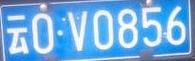
#> input picture single_plate/云OV0856.jpg, 195 x 61 px; its folder holds only this picture in this run
$ python expanddata.py
#> lines starting #> are read from the running program, lines starting #| are printed output that depends on the picture
#!/usr/bin/env python
# coding=utf-8
#扩展数据集至原来20倍
import os
import cv2
import numpy as np
from math import *
import random

index = {"京": 0, "沪": 1, "津": 2, "渝": 3, "冀": 4, "晋": 5, "蒙": 6, "辽": 7, "吉": 8, "黑": 9, "苏": 10, "浙": 11, "皖": 12,
         "闽": 13, "赣": 14, "鲁": 15, "豫": 16, "鄂": 17, "湘": 18, "粤": 19, "桂": 20, "琼": 21, "川": 22, "贵": 23, "云": 24,
         "藏": 25, "陕": 26, "甘": 27, "青": 28, "宁": 29, "新": 30, "0": 31, "1": 32, "2": 33, "3": 34, "4": 35, "5": 36,
         "6": 37, "7": 38, "8": 39, "9": 40, "A": 41, "B": 42, "C": 43, "D": 44, "E": 45, "F": 46, "G": 47, "H": 48,
         "J": 49, "K": 50, "L": 51, "M": 52, "N": 53, "P": 54, "Q": 55, "R": 56, "S": 57, "T": 58, "U": 59, "V": 60,
         "W": 61, "X": 62, "Y": 63, "Z": 64};


def GetFileList(dir, fileList):
    if os.path.isfile(dir):
        fileList.append(dir)
    elif os.path.isdir(dir):
        for s in os.listdir(dir):
            # 如果需要忽略某些文件夹，使用以下代码
            # if s == "xxx":
            # continue
            newDir = os.path.join(dir, s)
            GetFileList(newDir, fileList)
    return fileList


# create random value between 0 and val-1
def r(val):
    return int(np.random.random() * val)


def AddGauss(img, level):
    return cv2.blur(img, (level * 2 + 1, level * 2 + 1));


def rot(img, angel, shape, max_angel):
    size_o = [shape[1], shape[0]]

    size = (shape[1] + int(shape[0] * cos((float(max_angel) / 180) * 3.14)), shape[0])

    interval = abs(int(sin((float(angel) / 180) * 3.14) * shape[0]));

    pts1 = np.float32([[0, 0], [0, size_o[1]], [size_o[0], 0], [size_o[0], size_o[1]]])
    if (angel > 0):

        pts2 = np.float32([[interval, 0], [0, size[1]], [size[0], 0], [size[0] - interval, size_o[1]]])
    else:
        pts2 = np.float32([[0, 0], [interval, size[1]], [size[0] - interval, 0], [size[0], size_o[1]]])

    M = cv2.getPerspectiveTransform(pts1, pts2);
    dst = cv2.warpPerspective(img, M, size);

    return dst;


def rotRandrom(img, factor, size):
    shape = size;
    pts1 = np.float32([[0, 0], [0, shape[0]], [shape[1], 0], [shape[1], shape[0]]])
    pts2 = np.float32([[r(factor), r(factor)], [r(factor), shape[0] - r(factor)], [shape[1] - r(factor), r(factor)],
                       [shape[1] - r(factor), shape[0] - r(factor)]])
    M = cv2.getPerspectiveTransform(pts1, pts2);
    dst = cv2.warpPerspective(img, M, size);
    return dst;


def cropFill(img, bot):
    leftIdx = 0
    rightIdx = 0
    for col in range(img.shape[1]):
        if sum(sum(img[0:, col])) != 0:
            leftIdx = col
            break
    for col in range(img.shape[1]):
        if sum(sum(img[0:, img.shape[1] - col - 1])) != 0:
            rightIdx = img.shape[1] - col
            break
    imgRoi = img[0:, leftIdx: rightIdx]
    tmp=0
    if tmp==0:
        envPath = './envs/' + str(tmp) + '.bmp'  # env文件夹下保存了28张背景图片，从0.png到27.png
    else:
        envPath = './envs/' + str(tmp) + '.jpg'
    env = cv2.imread(envPath)
    env = cv2.resize(env, (imgRoi.shape[1], imgRoi.shape[0]))

    img2gray = cv2.cvtColor(imgRoi, cv2.COLOR_BGR2GRAY)
    ret, mask = cv2.threshold(img2gray, 10, 255, cv2.THRESH_BINARY)
    mask_inv = cv2.bitwise_not(mask)

    bak = (imgRoi == 0);
    bak = bak.astype(np.uint8) * 255;
    inv = cv2.bitwise_and(bak, env)
    img_temp = cv2.bitwise_or(inv, imgRoi, mask=mask_inv)
    imgRoi = cv2.bitwise_or(imgRoi, img_temp)

    return imgRoi


def tfactor(img):
    hsv = cv2.cvtColor(img, cv2.COLOR_BGR2HSV);
    hsv[:, :, 1] = hsv[:, :, 1] * (0.7 + np.random.random() * 0.3);
    hsv[:, :, 1] = hsv[:, :, 1] * (0.4 + np.random.random() * 0.6);
    hsv[:, :, 2] = hsv[:, :, 2] * (0.4 + np.random.random() * 0.6);

    img = cv2.cvtColor(hsv, cv2.COLOR_HSV2BGR);
    return img


if __name__ == '__main__':
    lists = GetFileList('./single_plate/', [])
    path = "./single_plate/"
    path_out = "./single_plate_expand/"
    for root,dirs,files in os.walk(path):
        for file in files:# 遍历所有图片
            img = cv2.imdecode(np.fromfile(path+file, dtype=np.uint8),-1)
#> img is the input picture: shape (61, 195, 3); mean B, G, R 223, 173.9, 118.6
            img = cv2.resize(img, (272, 72))
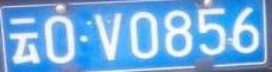
#> img: shape (72, 272, 3); mean B, G, R 222.9, 173.8, 118.4
            #cv2.imshow('src', img)
            #cv2.waitKey(0)

            for times in range(20):  # 20次变换可得到20张增强的图片
                src = img
                dst = AddGauss(src, r(3))
                dst = rot(dst, r(60) - 30, dst.shape, 20);
#> in rot, `dst = cv2.warpPerspective(img, M, size);`:
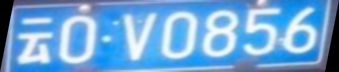
#> dst: shape (72, 339, 3); mean B, G, R 213.8, 166.6, 113.6
                dst = rotRandrom(dst, 5, (dst.shape[1], dst.shape[0]));
#> in rotRandrom, `dst = cv2.warpPerspective(img, M, size);`:
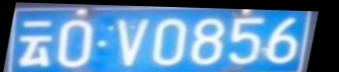
#> dst: shape (72, 339, 3); mean B, G, R 183.3, 143.1, 97
                dst = cropFill(dst, 3)
#> in cropFill, `imgRoi = img[0:, leftIdx: rightIdx]`:
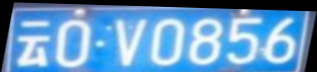
#> imgRoi: shape (72, 317, 3); mean B, G, R 196.1, 153, 103.7
#> (the run stopped early here; a loop or call above may not have finished)
